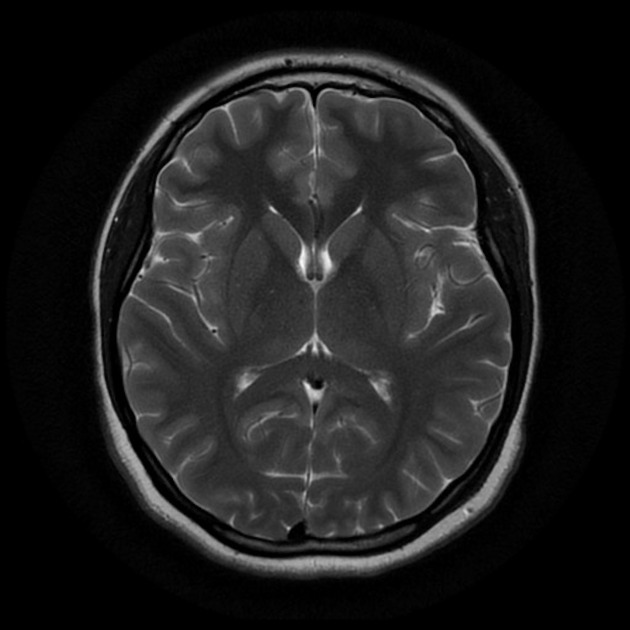
#> input picture brain_tumor_dataset/no/1 no.jpeg, 630 x 630 px, given in place of Y21.jpg, which was not available
$ jupyter execute --allow-errors BrainTumorDetection.ipynb   (shell and % lines are left out)   (text cells are left out)
#> lines starting #> are read from the running program, lines starting #| are printed output that depends on the picture; after the words box and inside, x2 and y2 are one past the last pixel; in counts of white or black regions, pixels touching at a corner belong together; pictures that were not available may be replaced by others from this repository, and a replacement may not be noted
[cell 1]
import tensorflow as tf
from keras.preprocessing.image import ImageDataGenerator
import cv2
import imutils
import matplotlib.pyplot as plt
from os import listdir
import seaborn as sns
import numpy as np
import pandas as pd
import os
import time

[cell 2]
data_path = "brain_tumor_dataset/"


sns.set_theme()
count = pd.DataFrame({"Count": [len(os.listdir(data_path + "yes")), len(os.listdir(data_path + "no"))]}, index=["Tumor", "No tumor"])
# count = pd.DataFrame({"Tumor": yes, "No tumor": no}, index=["Count"])
print(count.head())

count.plot(kind="bar")
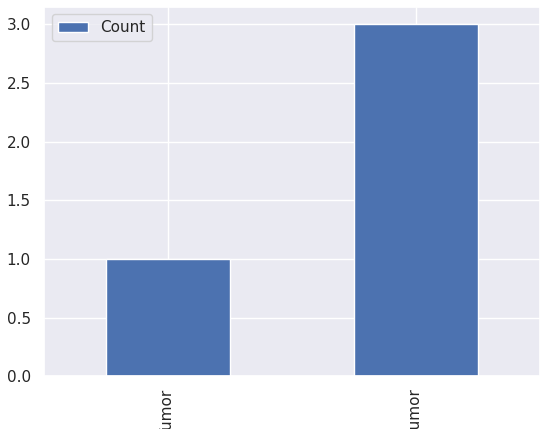
#> figure drawn by matplotlib, 1 panel

[cell 3]
def augment_data(file_dir, n_generated_samples, save_to_dir):
    """
        file_dir: dir of original pictures.
        n_generated_samples:  number of generated samples using the given image.
        save_to_dir: dir to save data.
    """


    data_gen = ImageDataGenerator(rotation_range=10,
                                  width_shift_range=0.1,
                                  height_shift_range=0.1,
                                  shear_range=0.1,
                                  brightness_range=(0.3, 1.0),
                                  horizontal_flip=True,
                                  vertical_flip=True,
                                  fill_mode='nearest'
                                 )


    for filename in listdir(file_dir):
        # load the image
        image = cv2.imread(file_dir + '\\' + filename)

        # reshape the image
        image = image.reshape((1,)+image.shape)

        # prefix of the names for the generated sampels.
        save_prefix = 'aug_' + filename[:-4]

        # generate 'n_generated_samples' sample images
        i=0
        for batch in data_gen.flow(x=image, batch_size=1, save_to_dir=save_to_dir,
                                           save_prefix=save_prefix, save_format='jpg'):
            i += 1
            if i > n_generated_samples:
                break

[cell 4]
start_time = time.time()

augmented_data_path = 'Argumented_Data/'

# YES tumor picutes
augment_data(file_dir=data_path + "yes", n_generated_samples=6, save_to_dir=augmented_data_path+'yes')
#> (the call stopped at in augment_data, `data_gen = ImageDataGenerator(rotation_range=10, width_shift_range=0.1..`: keras is not available in this run)


# NO tumor pictures
augment_data(file_dir=data_path + "no", n_generated_samples=9, save_to_dir=augmented_data_path+'no')
#> (the call stopped at in augment_data, `data_gen = ImageDataGenerator(rotation_range=10, width_shift_range=0.1..`: keras is not available in this run)

end_time = time.time()
execution_time = (end_time - start_time)
print("Elapsed time: ",execution_time)

[cell 5]
data_path = "brain_tumor_dataset/"


sns.set_theme()
count = pd.DataFrame({"Count": [len(os.listdir(data_path + "yes"))+len(os.listdir(augmented_data_path + "yes")),
                                len(os.listdir(data_path + "no"))+len(os.listdir(augmented_data_path + "no"))] }
                                ,index=["Tumor", "No tumor"])
# count = pd.DataFrame({"Tumor": yes, "No tumor": no}, index=["Count"])
print(count.head())

count.plot(kind="bar")
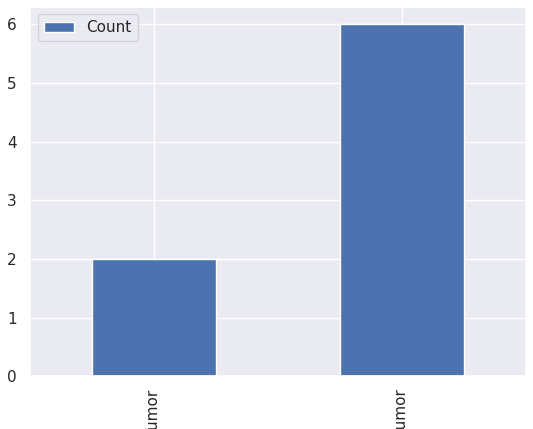
#> figure drawn by matplotlib, 1 panel
#> further down, ex_img is the input picture: shape (630, 630, 3); min 0, max 248, mean 29.7

[cell 6]
def crop_brain(image, plot=False):

    # Convert the image to grayscale, and blur it slightly
#> called with plot = True
    gray = cv2.cvtColor(image, cv2.COLOR_BGR2GRAY)
    gray = cv2.GaussianBlur(gray, (5, 5), 0)

    # Threshold the image, then perform a series of erosions +
    # dilations to remove any small regions of noise
    thresh = cv2.threshold(gray, 45, 255, cv2.THRESH_BINARY)[1]
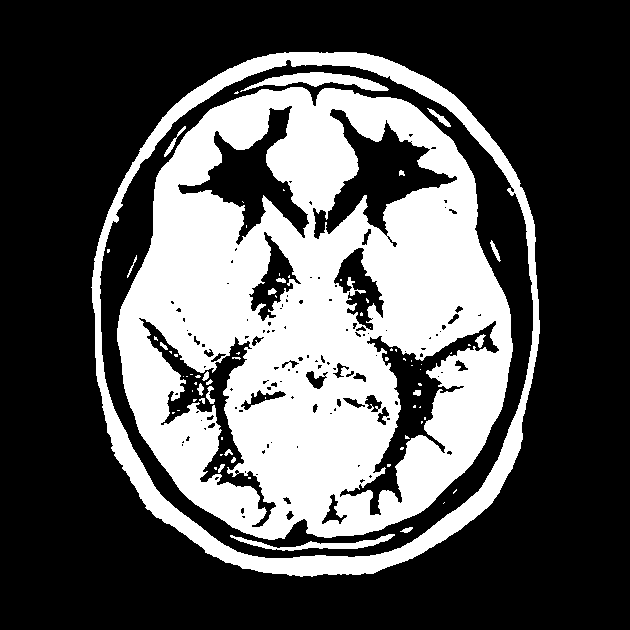
#> thresh: shape (630, 630); 33.9% white; 74 white regions (51 under 20 px), largest, box (x1, y1, x2, y2) and area: (117, 87, 513, 540) 111098, (91, 52, 540, 577) 19946, (240, 72, 389, 92) 1245
    thresh = cv2.erode(thresh, None, iterations=2)
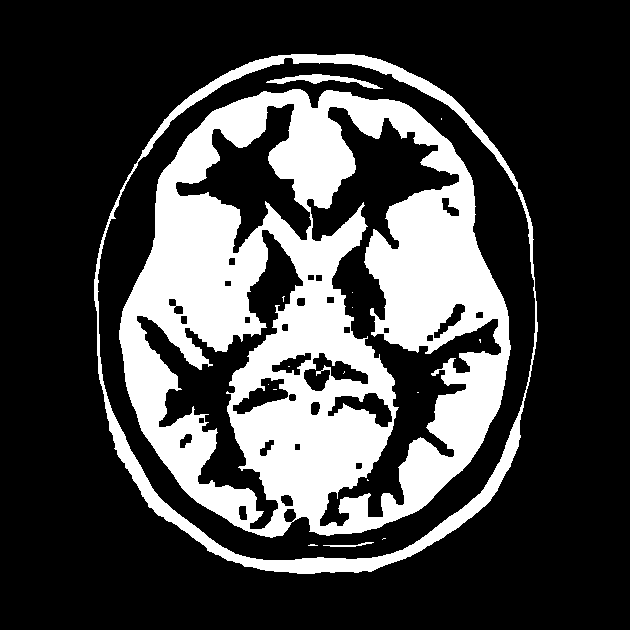
#> thresh: shape (630, 630); 26.4% white; 17 white regions (13 under 20 px), largest, box (x1, y1, x2, y2) and area: (119, 89, 511, 538) 91976, (94, 54, 538, 574) 12177, (266, 74, 383, 89) 576, (323, 542, 374, 547) 93
    thresh = cv2.dilate(thresh, None, iterations=2)
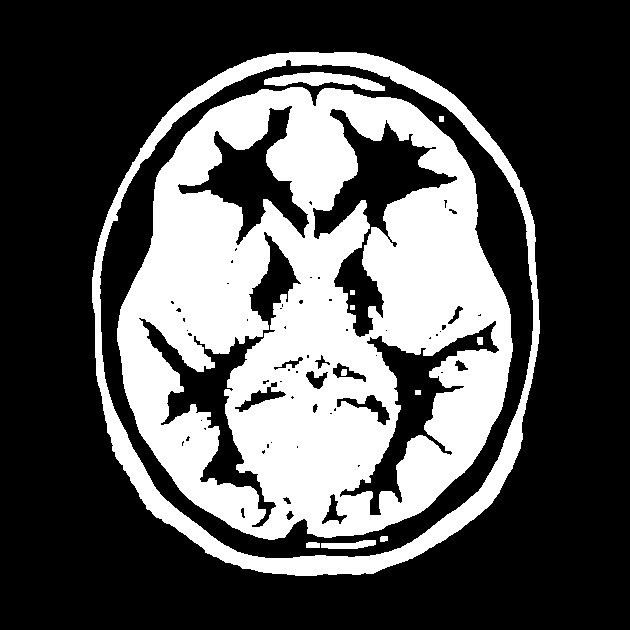
#> thresh: shape (630, 630); 32.9% white; 12 white regions

    # Find contours in thresholded image, then grab the largest one
    cnts = cv2.findContours(thresh.copy(), cv2.RETR_EXTERNAL, cv2.CHAIN_APPROX_SIMPLE)
#> cnts = 1 contour; box (x1, y1, x2, y2) and area: (92, 52, 540, 576) 190885
    cnts = imutils.grab_contours(cnts)
    c = max(cnts, key=cv2.contourArea)
#> c = contour of 648 points, box (x1, y1, x2, y2) (92, 52, 540, 576), area 190885


    # Find the extreme points
    extLeft = tuple(c[c[:, :, 0].argmin()][0])
#> extLeft = (92, 277)
    extRight = tuple(c[c[:, :, 0].argmax()][0])
#> extRight = (539, 333)
    extTop = tuple(c[c[:, :, 1].argmin()][0])
#> extTop = (289, 52)
    extBot = tuple(c[c[:, :, 1].argmax()][0])
#> extBot = (295, 575)

    # crop new image out of the original image using the four extreme points (left, right, top, bottom)
    new_image = image[extTop[1]:extBot[1], extLeft[0]:extRight[0]]
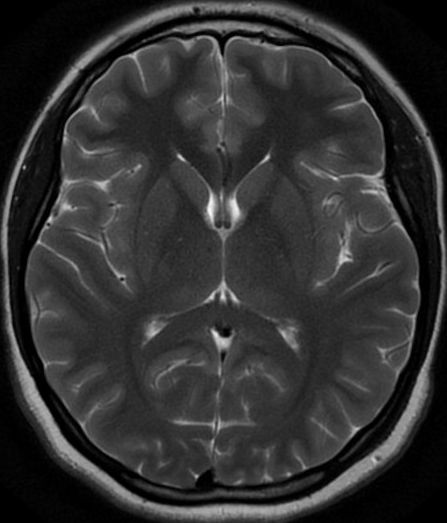
#> new_image: shape (523, 447, 3); min 0, max 248, mean 49.3

    #Compare orinal and cropped
    if plot:
        plt.figure()

        plt.subplot(1, 2, 1)
        plt.imshow(image)

        plt.tick_params(axis='both', which='both',
                        top=False, bottom=False, left=False, right=False,
                        labelbottom=False, labeltop=False, labelleft=False, labelright=False)

        plt.title('Original Image')

        plt.subplot(1, 2, 2)
        plt.imshow(new_image)

        plt.tick_params(axis='both', which='both',
                        top=False, bottom=False, left=False, right=False,
                        labelbottom=False, labeltop=False, labelleft=False, labelright=False)

        plt.title('Cropped Image')

        plt.show()

    return new_image

[cell 7]
ex_img = cv2.imread('brain_tumor_dataset/yes/Y21.jpg')
ex_new_img = crop_brain(ex_img, True)

[cell 8]
from sklearn.utils import shuffle
def image_processing(dir_list, image_width, image_height):

    # load all images in a directory
#> called with image_width = 240, image_height = 240
    X = []
    y = []


    for directory in dir_list:
        for filename in listdir(directory):

            # load the image
            image = cv2.imread(directory + '\\' + filename)

            # crop the brain and ignore the unnecessary rest part of the image
            image = crop_brain(image, plot=False)

            # resize image
            image = cv2.resize(image, dsize=(image_width, image_height), interpolation=cv2.INTER_CUBIC)
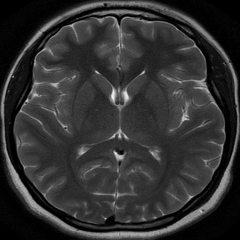
#> image: shape (240, 240, 3); min 0, max 249, mean 49.3

            # normalize values
            image = image / 255.

            # convert image to numpy array and append it to X
            X.append(image)

            #Also appending label to image 1==TUMOR , 0==NO TUMOR
            if directory[-3:] == 'yes':
                y.append([1])
            else:
                y.append([0])

    X = np.array(X)
    y = np.array(y)

    # Shuffle the data
    X, y = shuffle(X, y)

    print(f'Number of examples is: {len(X)}')
    print(f'X shape is: {X.shape}')
#| X shape is: (4, 240, 240, 3)
    print(f'y shape is: {y.shape}')
#| y shape is: (4, 1)

    return X, y

[cell 9]
augmented_path = 'Argumented_Data/'

augmented_yes = augmented_path + 'yes'
augmented_no = augmented_path + 'no'


X, y = image_processing([augmented_yes, augmented_no], 240,240)

[cell 10]
def plot_sample_images(X, y, n=50):
    """
    Plots n sample images for both values of y (labels).
    Arguments:
        X: A numpy array with shape = (#_examples, image_width, image_height, #_channels)
        y: A numpy array with shape = (#_examples, 1)
    """
#> called with X = array of shape (4, 240, 240, 3), y = array of shape (4, 1), n = 50

    for label in [0,1]:
        # grab the first n images with the corresponding y values equal to label
        images = X[np.argwhere(y == label)]
        n_images = images[:n]

        columns_n = 10
        rows_n = int(n/ columns_n)

        plt.figure(figsize=(20, 10))

        i = 1 # current plot
        for image in n_images:
            plt.subplot(rows_n, columns_n, i)
            plt.imshow(image[0])

            # remove ticks
            plt.tick_params(axis='both', which='both',
                            top=False, bottom=False, left=False, right=False,
                           labelbottom=False, labeltop=False, labelleft=False, labelright=False)

            i += 1

        label_to_str = lambda label: "Yes" if label == 1 else "No"
        plt.suptitle(f"Brain Tumor: {label_to_str(label)}")
        plt.show()
#> this loop made 2 passes
#> pass 1, in plot_sample_images, `plt.show()`:
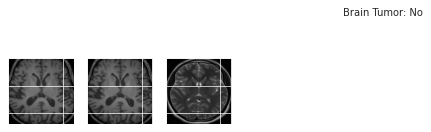
#> figure drawn by matplotlib, 3 panels

## Plot the images
plot_sample_images(X, y)
